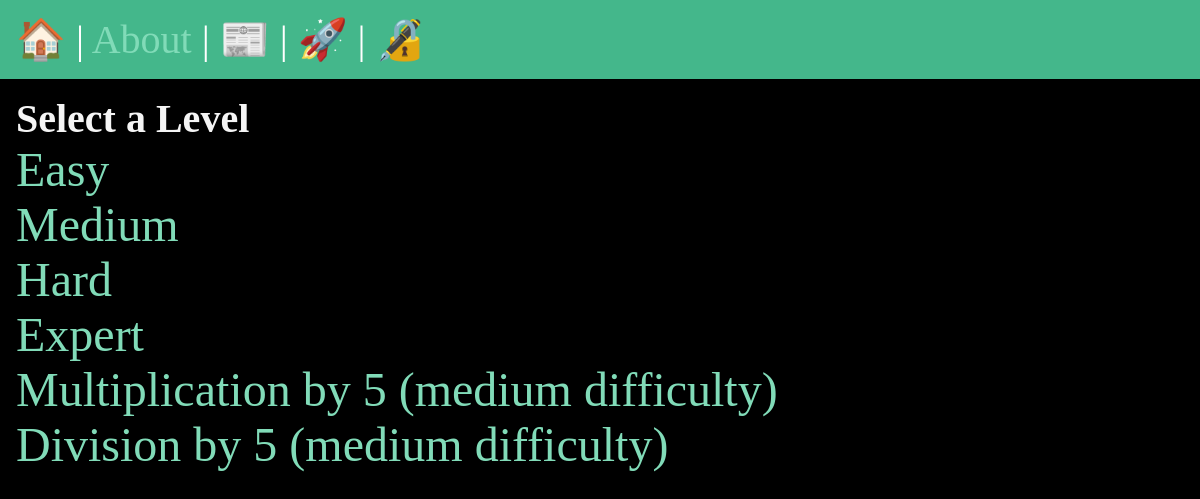
The app's page /math_games/select_level/ with its own data.
### math_games/models.py (models this page shows, shortened)
class GameLevel(models.Model):
    LEVEL_CHOICES = [
        ("easy", "Easy"),
        ("medium", "Medium"),
        ("hard", "Hard"),
        ("expert", "Expert"),
        ("multiplication_by_5", "Multiplication by 5"),
        ("division_by_5", "Division by 5"),
    ]
    name = models.CharField(max_length=20, choices=LEVEL_CHOICES, unique=True)

### math_games/views.py (the view)
# urls.py: path("select_level/", views.select_level, name="select_level"),
def select_level(request):
    levels = GameLevel.objects.all()
    return render(request, "math_games/select_level.html", {"levels": levels})

### math_games/templates/math_games/select_level.html (shortened to what this page needs)
{% extends "base.html" %}
{% block content %}
<h2>Select a Level</h2>
<ul>
    {% for level in levels %}
    <li>
        <a href="{% url 'math_games:play_game' level.name %}">
            {% if level.name == 'multiplication_by_5' %}
                Multiplication by 5
            {% elif level.name == 'division_by_5' %}
                Division by 5
            {% else %}
                {{ level.get_name_display }}
            {% endif %}
            {% if level.name == 'multiplication_by_5' or level.name == 'division_by_5' %}
                (medium difficulty)
            {% endif %}
        </a>
    </li>
    {% endfor %}
</ul>
{% endblock %}

### static/css/style.css (style rules this page uses)
* { margin: 0; padding: 0; box-sizing: border-box; }
body { min-height: 100vh; background-color: black; color: whitesmoke; font-size: 3rem; }
h1, h2 { font-size: 2.5rem; }
a { text-decoration: none; color: #81dbb8; }

### records on screen
GameLevel: name "Easy"
GameLevel: name "Medium"
GameLevel: name "Hard"
GameLevel: name "Expert"
GameLevel: shows "Multiplication by 5", shows "(medium difficulty)"
GameLevel: name "Division by 5"
